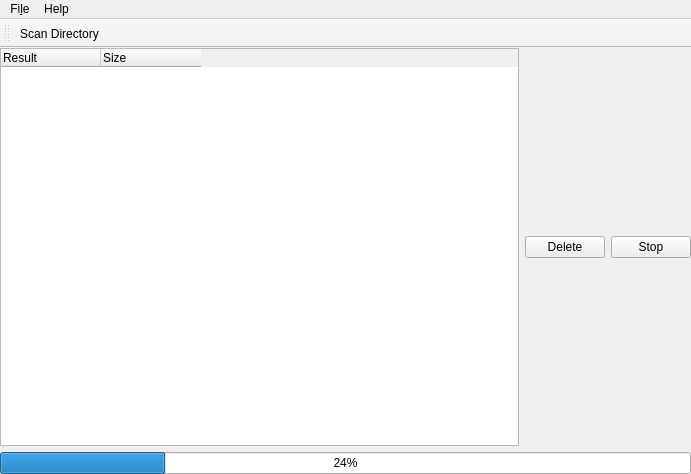
<?xml version="1.0" encoding="UTF-8"?>
<ui version="4.0">
 <class>MainWindow</class>
 <widget class="QMainWindow" name="MainWindow">
  <property name="geometry">
   <rect>
    <x>0</x>
    <y>0</y>
    <width>691</width>
    <height>474</height>
   </rect>
  </property>
  <property name="windowTitle">
   <string>MainWindow</string>
  </property>
  <widget class="QWidget" name="centralWidget">
   <layout class="QGridLayout" name="gridLayout">
    <property name="leftMargin">
     <number>0</number>
    </property>
    <property name="topMargin">
     <number>0</number>
    </property>
    <property name="rightMargin">
     <number>0</number>
    </property>
    <property name="bottomMargin">
     <number>0</number>
    </property>
    <item row="0" column="2">
     <widget class="QPushButton" name="actionStop">
      <property name="text">
       <string>Stop</string>
      </property>
     </widget>
    </item>
    <item row="0" column="0">
     <widget class="QTreeWidget" name="treeWidget">
      <attribute name="headerMinimumSectionSize">
       <number>100</number>
      </attribute>
      <attribute name="headerStretchLastSection">
       <bool>false</bool>
      </attribute>
      <column>
       <property name="text">
        <string>Result</string>
       </property>
      </column>
      <column>
       <property name="text">
        <string>Size</string>
       </property>
      </column>
     </widget>
    </item>
    <item row="0" column="1">
     <widget class="QPushButton" name="actionDelete">
      <property name="text">
       <string>Delete</string>
      </property>
     </widget>
    </item>
    <item row="5" column="0" colspan="3">
     <widget class="QProgressBar" name="progressBar">
      <property name="value">
       <number>24</number>
      </property>
     </widget>
    </item>
   </layout>
  </widget>
  <widget class="QMenuBar" name="menuBar">
   <property name="geometry">
    <rect>
     <x>0</x>
     <y>0</y>
     <width>691</width>
     <height>17</height>
    </rect>
   </property>
   <widget class="QMenu" name="menuFile">
    <property name="title">
     <string>Fi&amp;le</string>
    </property>
    <addaction name="actionScan_Directory"/>
    <addaction name="separator"/>
    <addaction name="actionExit"/>
   </widget>
   <widget class="QMenu" name="menuHelp">
    <property name="title">
     <string>Help</string>
    </property>
    <addaction name="actionAbout"/>
   </widget>
   <addaction name="menuFile"/>
   <addaction name="menuHelp"/>
  </widget>
  <widget class="QToolBar" name="toolBar">
   <property name="windowTitle">
    <string>toolBar</string>
   </property>
   <attribute name="toolBarArea">
    <enum>TopToolBarArea</enum>
   </attribute>
   <attribute name="toolBarBreak">
    <bool>false</bool>
   </attribute>
   <addaction name="actionScan_Directory"/>
  </widget>
  <action name="actionScan_Directory">
   <property name="text">
    <string>&amp;Scan Directory...</string>
   </property>
  </action>
  <action name="actionExit">
   <property name="text">
    <string>&amp;Exit</string>
   </property>
  </action>
  <action name="actionAbout">
   <property name="text">
    <string>&amp;About</string>
   </property>
  </action>
 </widget>
 <layoutdefault spacing="6" margin="11"/>
 <resources/>
 <connections/>
</ui>
